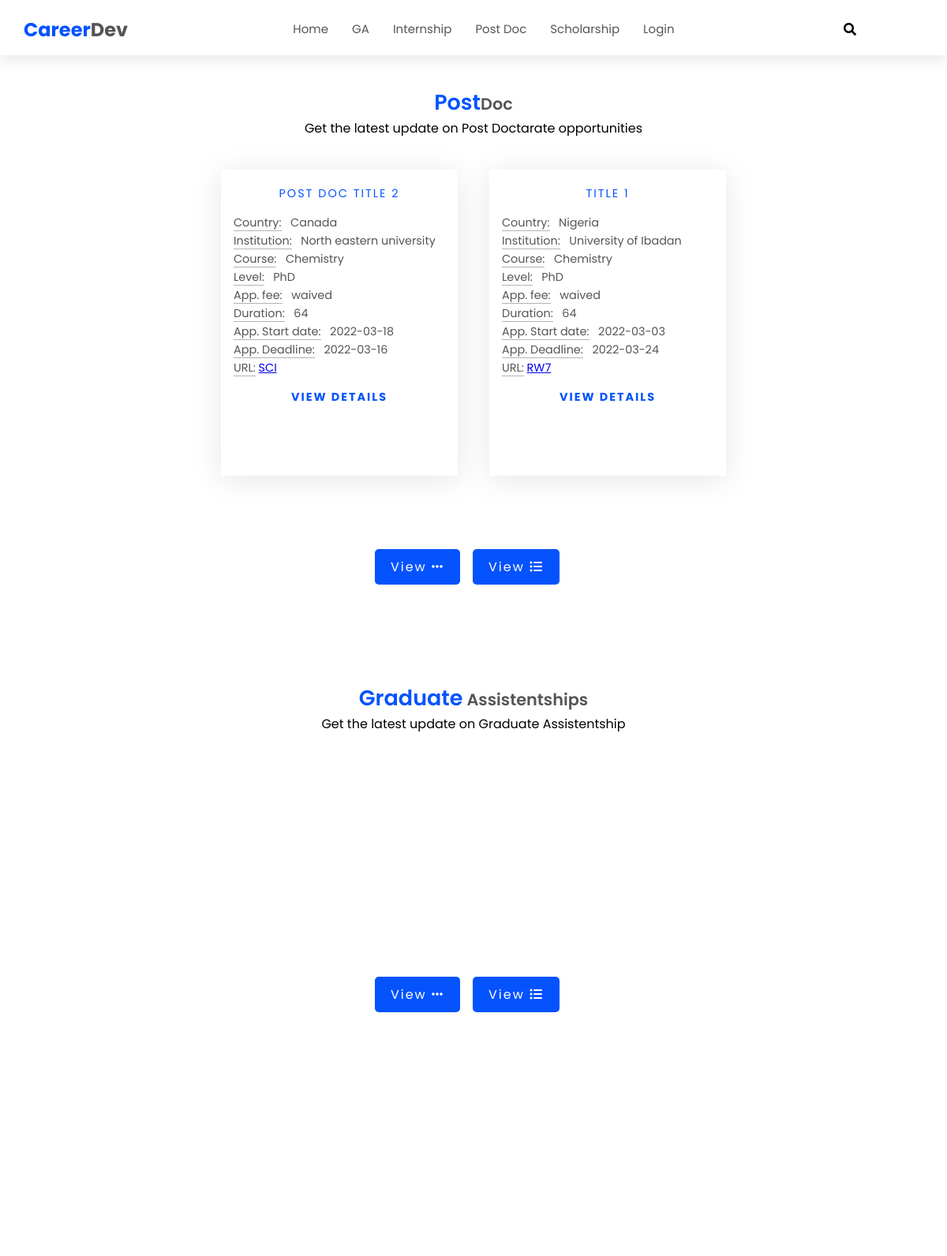
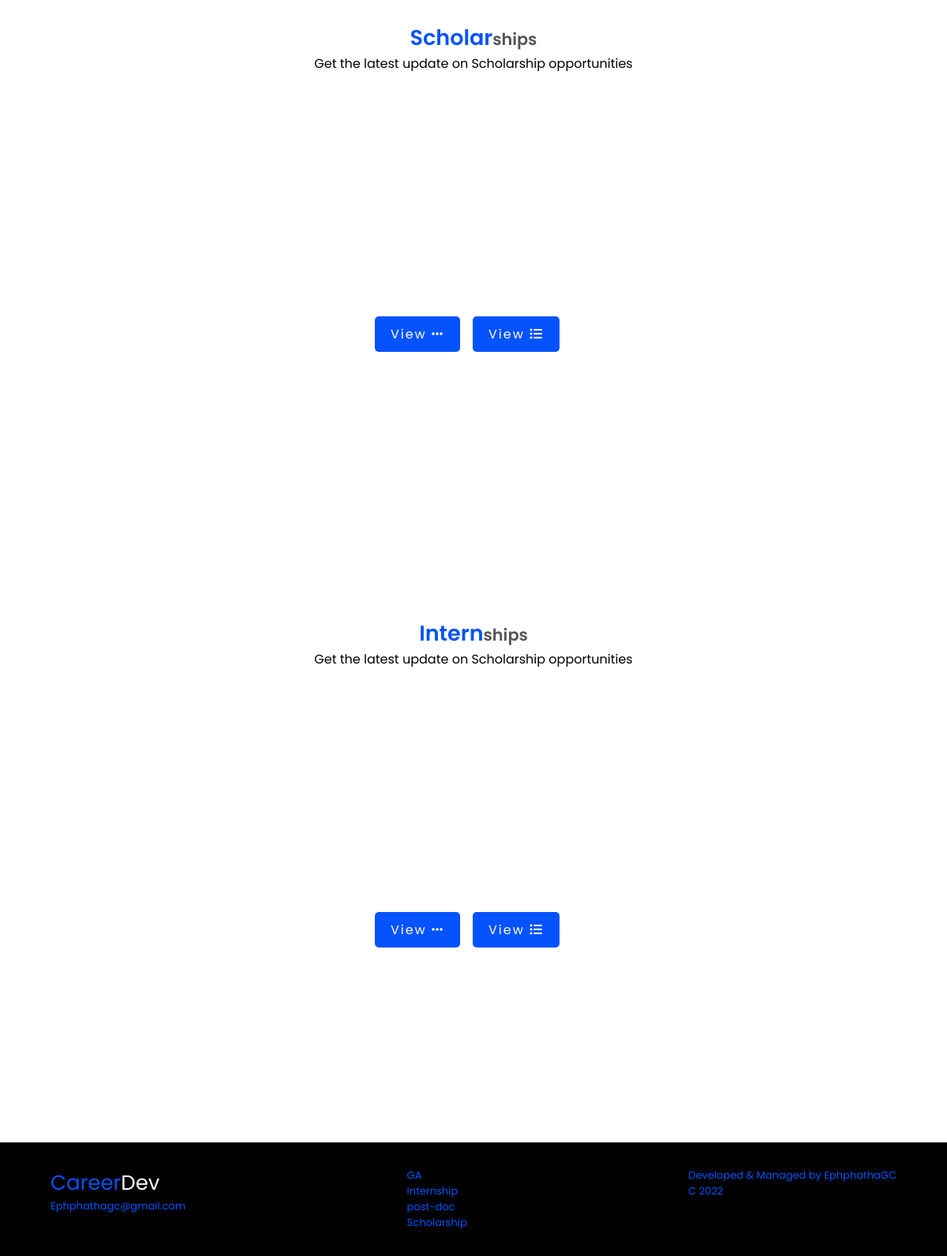
The page / on the database its author committed (2 pictures, top to bottom).
### careerdev_package/models.py (models this page shows, shortened)
class PostModel(db.Model):
    id = db.Column(db.Integer, primary_key=True)
    user_id = db.Column(db.Integer, db.ForeignKey('user.id'))
    ga = db.Column(db.Text, nullable=False)
    title = db.Column(db.Text, nullable=False)
    subtitle = db.Column(db.Text, nullable=True)
    country = db.Column(db.Text, nullable=False)
    institution = db.Column(db.Text, nullable=False)
    faculty = db.Column(db.Text, nullable=False)
    department = db.Column(db.Text, nullable=True)
    course = db.Column(db.Text, nullable=True)
    level = db.Column(db.Text, nullable=True)
    description = db.Column(db.Text, nullable=False)
    duration = db.Column(db.Text, nullable=False)
    appfee = db.Column(db.Text, nullable=False)
    fund_type = db.Column(db.Text, nullable=False)
    fund_inst = db.Column(db.Text, nullable=False)
    app_url = db.Column(db.Text, nullable=False)
    app_short_url = db.Column(db.String(3), nullable=False)
    post_cat = db.Column(db.Text, nullable=False)
    app_sd =  db.Column(db.Text, nullable=False)
    app_ed =  db.Column(db.Text, nullable=False)
    visits = db.Column(db.Integer, default=0)
    date_created = db.Column(db.DateTime, default=datetime.now())
    date_updated = db.Column(db.DateTime, onupdate=datetime.now())

### careerdev_package/views.py (the view)
@views.route('/', methods=['GET'])
def dataPage():
    grad_assistantship = PostModel.query.filter_by(post_cat='Graduate Assistantship').all()
    scholarship = PostModel.query.filter_by(post_cat='Scholarship').all()
    internship = PostModel.query.filter_by(post_cat="Internship").all()
    post_doc = PostModel.query.filter_by(post_cat='Post Doc').all()
    return render_template('index.html', user=current_user, grad_ast_post = grad_assistantship, sch_post = scholarship,
                intern_posts = internship, post_doc_post = post_doc)

### careerdev_package/templates/index.html (shortened to what this page needs)
{% extends "base.html" %} {% block content %}
<section class="_section" id="post-doc">
  <div class="title white" id="sch-title">
    <h3 class="titleText"><span>Post</span>Doc</h3>
    <p>Get the latest update on Post Doctarate opportunities</p>
  </div>
  <div class="content">
    {% for pdps in post_doc_post %}
    <div class="box">
      <div class="imgBx">
        <div class="text">
          <h3>
            <span class="box-title">{{pdps.title}}</span> <br />
            <p><span>Country:</span> &nbsp; {{pdps.country}}</p>
            <p><span>Institution:</span> &nbsp; {{pdps.institution}}</p>
            <p><span>Course:</span> &nbsp; {{pdps.course}}</p>
            <p><span>Level:</span> &nbsp; {{pdps.level}}</p>
            <p><span>App. fee:</span> &nbsp; {{pdps.appfee}}</p>
            <p><span>Duration:</span> &nbsp; {{pdps.duration}}</p>
            <p><span>App. Start date:</span> &nbsp; {{pdps.app_sd}}</p>
            <p><span>App. Deadline:</span> &nbsp; {{pdps.app_ed}}</p>
            <p>
              <span>URL:</span>
              <a href="{{pdps.app_url}}">{{pdps.app_short_url}}</a>
            </p>
            <a href="/details/{{pdps.id}}" class="view-btn">View Details</a>
          </h3>
        </div>
      </div>
    </div>
    {% endfor %}
    <div class="title-btn">
      <a href="/postdoc" class="btn">View <i class="fa-solid fa-ellipsis"></i></a>
      <a href="/postdoc/details" class="btn">View <i class="fa-solid fa-list-ul"></i></a>
    </div>
  </div>
</section>
<section class="_section" id="ga">
  <div class="title">
    <h3 class="titleText"><span>Graduate</span> Assistentships</h3>
    <p>Get the latest update on Graduate Assistentship</p>
  </div>
  <div class="content">
    <div class="title-btn">
      <a href="{{url_for('ga_ast.all_ga_post')}}" class="btn">View <i class="fa-solid fa-ellipsis"></i></a>
      <a href="{{url_for('ga_ast.details_all_ga_post')}}" class="btn">View <i class="fa-solid fa-list-ul"></i></a>
    </div>
  </div>
</section>
<section class="_section" id="scholarships">
  <div class="title white" id="sch-title">
    <h3 class="titleText"><span>Scholar</span>ships</h3>
    <p>Get the latest update on Scholarship opportunities</p>
  </div>
  <div class="content">
    <div class="title-btn">
      <a href="/scholarship" class="btn">View <i class="fa-solid fa-ellipsis"></i></a>
      <a href="/scholarship/details" class="btn">View <i class="fa-solid fa-list-ul"></i></a>
    </div>
  </div>
</section>
<section class="_section" id="internships">
  <div class="title white" id="sch-title">
    <h3 class="titleText"><span>Intern</span>ships</h3>
    <p>Get the latest update on Scholarship opportunities</p>
  </div>
  <div class="content">
    <div class="title-btn">
      <a href="/internship" class="btn">View <i class="fa-solid fa-ellipsis"></i>
      <a href="/internship/details" class="btn">View <i class="fa-solid fa-list-ul"></i></a>
    </div>
  </div>
</section>
{% endblock %}

### careerdev_package/templates/base.html (shortened to what this page needs)
<!DOCTYPE html>
<html>
  <head>
    <link rel="stylesheet" href="../static/base.css" />
    <link
      rel="stylesheet"
      href="https://cdnjs.cloudflare.com/ajax/libs/font-awesome/6.0.0/css/all.min.css"
    />
    <link
      rel="stylesheet"
      href="https://cdnjs.cloudflare.com/ajax/libs/font-awesome/5.15.3/css/all.min.css"
    />
  </head>
  <body>
    <header id="header" class="myheader">
      <a href="" class="logo">Career<span>Dev</span></a>
      <div class="topnav" id="myTopnav">
        <a href="/" class="active li">Home</a>
        <a href="/graduateasst">GA</a>
        <a href="/internship" class="li">Internship</a>
        <a href="/postdoc" class="li">Post Doc</a>
        <a href="/scholarship">Scholarship</a>
        {% if user.is_authenticated %}
        <a href="/logout">Logout</a>
        {% else %}
        <a href="/login" class="li">Login</a>
        {% endif %}
      </div>
      <a onclick="toggleSearch()" class="search-icon"
        ><i class="fa fa-search"></i
      ></a>
    </header>
     {% block content %}
    {%endblock %}
    <footer>
      <div class="flex-footer">
        <div class="column">
          <a href="/" class="footer-logo">Career<span>Dev</span></a>
          <p>Ephphathagc@gmail.com</p>
        </div>
        <div class="column">
          <li><a href="">GA</a></li>
          <li><a href="">Internship</a></li>
          <li><a href="">post-doc</a></li>
          <li><a href="">Scholarship</a></li>
        </div>
        <div class="column">
          <p>Developed & Managed by EphphathaGC</p>
          <p>C 2022</p>
        </div>
      </div>
    </footer>
  </body>
</html>

### careerdev_package/static/base.css (style rules this page uses)
:root { --body-font: "Poppins", sans-serif; --h1-font-size: 2rem; --h2-font-size: 1.5rem; --h3-font-size: 1rem; --normal-font-size: 0.938rem; --small-font-size: 0.813rem; --smaller-font-size: 0.75rem; --primary-color: rgb(4, 83, 253); --color-white: #fff; --color-wheat: rgb(243, 242, 242); --color-grey: #555; --color-light-grey: rgb(179, 179, 179); --color-black: #000; --color-green: rgb(26, 148, 2); --color-red: rgb(255, 0, 0); }
* { margin: 0; padding: 0; box-sizing: border-box; font-family: var(--body-font); scroll-behavior: smooth; }
header { position: fixed; top: 0; left: 0; width: 100%; height: 70px; z-index: 1000; transition: 0.5s; box-shadow: 0 5px 20px rgb(0, 0, 0, 0.1); display: flex; justify-content: space-between; padding: 10px 20px; }
header .logo { color: var(--primary-color); font-weight: 700; font-size: var(--h2-font-size); text-decoration: none; padding: 10px; }
header .search-icon { padding: 15px; margin-right: 80px; text-align: center; cursor: pointer; }
header .logo span { color: var(--color-grey); }
.topnav a { float: left; display: block; color: var(--color-grey); text-align: center; padding: 15px; text-decoration: none; font-size: var(--normal-font-size); }
.active { border-bottom: var(--primary-color); }
section { padding: 50px 50px 0 50px; }
.titleText { color: #555; font-size: 1.3em; font-weight: 600; }
.titleText span { color: var(--primary-color); font-weight: 600; font-size: 1.3em; }
.title { width: 100%; display: flex; justify-content: center; align-items: center; flex-direction: column; margin-top: 60px; }
.title-btn { width: 100%; display: flex; justify-content: center; align-items: center; margin-top: 60px; }
.title-btn .btn { margin-right: 1rem; }
._section .content { display: flex; justify-content: center; flex-direction: row-reverse; flex-wrap: wrap; margin-top: 20px; min-height: 70vh; }
._section .content .box { width: 300px; margin: 20px; border: 5px solid #fff; box-shadow: 0 5px 35px rgba(0, 0, 0, 0.1); text-align: center; transition: 0.3s ease-out; }
._section .content .box .imgBx { position: relative; width: 100%; height: 350px; }
._section .content .box .text { padding: 15px 0 5px; }
._section .content .box .text h3 { font-weight: 400; color: var(--color-grey); position: absolute; width: 100%; height: 100%; font-size: 0.9em; margin-top: -25px; cursor: pointer; padding: 10px; transition: 0.3s ease-out; }
._section .content .box .text h3 p { padding: 1px; text-align: left; }
._section .content .box .text h3 p span { border-bottom: 1px solid var(--color-light-grey); }
.box-title { font-size: 1em; color: var(--primary-color); display: inline-block; padding: 5px 10px; margin: 10px; text-transform: uppercase; text-decoration: none; letter-spacing: 2px; border-radius: 5px; }
.view-btn { font-size: 1em; color: var(--primary-color); display: inline-block; padding: 5px 10px; margin: 10px; font-weight: bold; text-transform: uppercase; text-decoration: none; letter-spacing: 2px; transition: 0.5s; border-radius: 5px; }
.btn { background: var(--primary-color); padding: 10px 20px; border-radius: 5px; cursor: pointer; color: var(--color-white); text-decoration: none; letter-spacing: 2px; transition: 0.5s; }
footer { margin-top: 20px; padding: 2rem 4rem; text-align: left; color: var(--primary-color); font-size: var(--small-font-size); background-color: var(--color-black); }
.flex-footer { display: flex; justify-content: space-between; }
.flex-footer a { text-decoration: none; color: var(--primary-color); cursor: pointer; }
.flex-footer .footer-logo { font-size: 2em; }
.flex-footer span { color: var(--color-white); }
.flex-footer li { list-style: none; }

### rows shown on the page
PostModel: title "TITLE 1", country "Nigeria", institution "University of Ibadan", course "Chemistry", level "PhD", appfee "waived", duration "64", app_sd "2022-03-03", app_ed "2022-03-24", app_short_url "RW7"
PostModel: title "POST DOC TITLE 2", country "Canada", institution "North eastern university", course "Chemistry", level "PhD", appfee "waived", duration "64", app_sd "2022-03-18", app_ed "2022-03-16", app_short_url "SCI"
